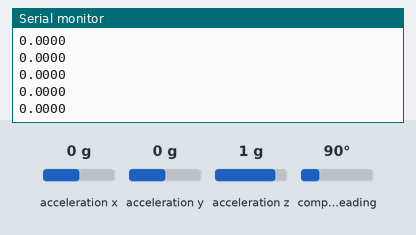
Simulated run of this sketch. Board: Arduino Uno, built with avr-gcc and run on an emulated ATmega328P. On the bench: the last lines printed to the serial monitor. Inputs (shaded band) come from the test bench; at power-on: acceleration y 0 g, acceleration z 1 g, acceleration x 0 g, compass heading 90°.

Above: at 1.3 s.
1.4 s: acceleration y set to -1.4 g
At 1.9 s:
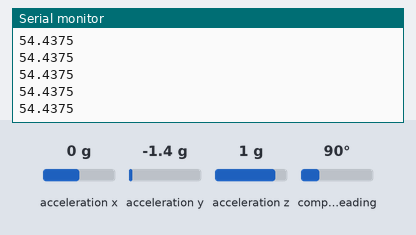
2.9 s: acceleration z set to -1.4 g
At 3.8 s:
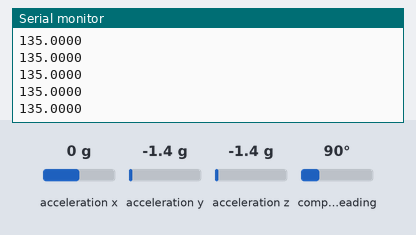
4.4 s: acceleration y set to -0.8 g
At 5.2 s:
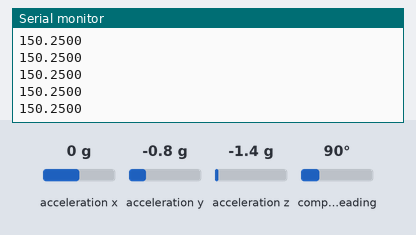
5.9 s: acceleration x set to -1.4 g
Timing chart, 0 to 8.4 s (numbered marks = the images above; inputs shaded):
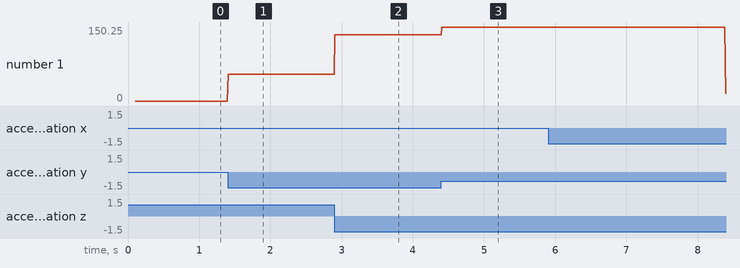

Measured:
- after the input at 1.4 s, the serial monitor: prints a new line at once (image 1)
- after the input at 2.9 s, the serial monitor: prints a new line at once (image 2)
- after the input at 4.4 s, the serial monitor: prints a new line at once (image 3)
- plotted number 1: 0 → 54.44 after the input at 1.4 s, 54.44 → 135 after the input at 2.9 s, 135 → 150.25 after the input at 4.4 s, 150.25 → 15 after the input at 5.9 s

The sketch:

threepio-dec-v2.ino
```cpp
/**************************************************************************/
/*!
    @file     threepio declinometer v2
    @author   Finn James (github.com/finnsjames)
    @license  GPLv3 (see LICENSE.txt)
*/
/**************************************************************************/


#include <Wire.h>
#include <Adafruit_Sensor.h>
#include <Adafruit_BNO055.h>
#include <utility/imumaths.h>

Adafruit_BNO055 bno = Adafruit_BNO055(55);

void setup(void) {
  Serial.begin(9600);

  /* Initialize sensor */
  if(!bno.begin()) {
//    Serial.print("COULD NOT START");
    while(1);
  }

  delay(100);

  bno.setExtCrystalUse(true);
}

void loop(void) {
  /* Get new sensor event */
  sensors_event_t event;
  bno.getEvent(&event);

  /* Output z-axis only */
//  Serial.print(event.orientation.x, 4);
//  Serial.print(event.orientation.y, 4);
  Serial.print(event.orientation.z, 4);
  Serial.println("");

  delay(10); // 100Hz
}
```
